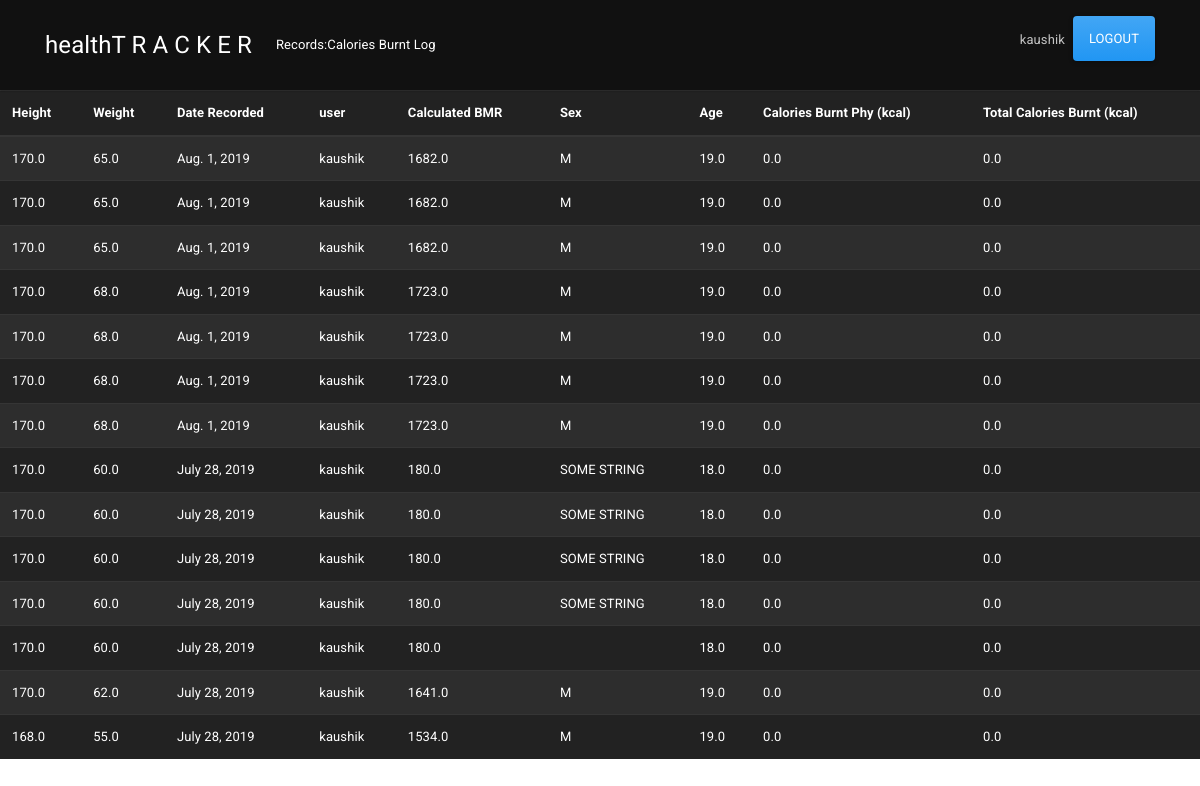
Screenshot of /app/viewbmr/ (signed in) with the database file from the repository.
### accounts/models.py (models this page shows)
class User(AbstractUser):
    birth_date = models.DateField('Date Of Birth(YYYY-MM-DD)',null=True, blank=True)
    SEX_CHOICES = (
        ('F', 'Female',),
        ('M', 'Male',),
    )
    sex = models.CharField(max_length=1,choices=SEX_CHOICES,)
    height = models.FloatField('Height(in cm):',default=0)

### main/models.py (models this page shows, shortened)
class bmrCalculate(models.Model):
    height = models.FloatField('Height(in cm):',default=0)
    weight = models.FloatField('Weight(in kg):',default=0)
    date_rec = models.DateField('Date(YYYY-MM-DD):',default=datetime.datetime.now,validators=[clean_date])
    calculated_bmr = models.FloatField(default=0.0)
    username = models.CharField(max_length=200,default='SOME STRING')
    age = models.FloatField(default=18.0)
    sex = models.CharField(max_length=60,default='M')
    physicalcalories_burnt = models.FloatField('Calories Burnt (kcal): ',default=0.0)
    totalcalories_burnt = models.FloatField(default=0.0)

### main/views.py (the view)
# urls.py: path('viewbmr/', views.viewbmr, name='viewbmr')
def viewbmr(request):
    bmr = bmrCalculate.objects.filter(username=request.user.username).order_by('-date_rec')
    return render(request,'main/testbmr2.html',{'bmr':bmr})

### main/templates/main/testbmr2.html (shortened to what this page needs)
{% extends 'base.html' %}
    {% block content %}
    <header>
        <nav class="navbar navbar-expand-lg navbar-dark scrolling-navbar bg-primary">
                <div class="container">
                    <a class="navbar-brand" href="{% url 'dashboard' %}">healthT R A C K E R</a>
                    <div class="collapse navbar-collapse" id="basicNav">
                <ul class="navbar-nav mr-auto smooth-scroll">
                    <li class="nav-item active">
                    <a class="nav-link" href="#">Records:Calories Burnt Log</a>
                    </li>
                </ul>
                  <ul class="navbar-nav nav-flex-icons">
                    {% if user.is_authenticated %}
                    <li class="nav-item">
                        <a class="nav-link" href="{% url 'viewprofile' %}">{{user.username}}</a>
                    </li>
                    <li class="nav-item">
                        <p><a class="btn btn-primary" href="{% url 'logout' %}">Logout</a></p>
                    </li>
                    {% endif %}
                </ul>
            </div>
        </div>
    </nav>
</header>
    <div class="page-header">
        <table class="table table-striped table-dark">
            <thead class="thread-light">
                    <tr>
                        <th scope="col">Height</th>
                        <th scope="col">Weight</th>
                        <th scope="col">Date Recorded</th>
                        <th scope="col">user</th>
                        <th scope="col">Calculated BMR</th>
                        <th scope="col">Sex</th>
                        <th scope="col">Age</th>
                        <th scope="col">Calories Burnt Phy (kcal) </th>
                        <th scope="col">Total Calories Burnt (kcal) </th>
                    </tr>
            </thead>
            <tbody>
                {% for item in bmr %}
                <tr>
                    <td>{{item.height}}</td>
                    <td>{{item.weight}}</td>
                    <td>{{item.date_rec}}</td>
                    <td>{{item.username}}</td>
                    <td>{{item.calculated_bmr}}</td>
                    <td>{{item.sex}}</td>
                    <td>{{item.age}}</td>
                    <td>{{item.physicalcalories_burnt}}</td>
                    <td>{{item.totalcalories_burnt}}</td>
                </tr>
                {% endfor %}
            </tbody>
        </table>
    </div>
    {% endblock %}

### static/css/template.css (style rules this page uses)
body,html { height: 100%; scroll-behavior: smooth; }

### static/css/base.css (style rules this page uses)
html, body, header, .view { width:100%; height:100%; max-width: 100%; max-height: 100% }

### rows the page displays
User: username "kaushik"
bmrCalculate: height "170.0", weight "65.0", date_rec "Aug. 1, 2019", username "kaushik", calculated_bmr "1682.0", sex "M", age "19.0", physicalcalories_burnt "0.0", totalcalories_burnt "0.0"
bmrCalculate: height "170.0", weight "65.0", date_rec "Aug. 1, 2019", username "kaushik", calculated_bmr "1682.0", sex "M", age "19.0", physicalcalories_burnt "0.0", totalcalories_burnt "0.0"
bmrCalculate: height "170.0", weight "65.0", date_rec "Aug. 1, 2019", username "kaushik", calculated_bmr "1682.0", sex "M", age "19.0", physicalcalories_burnt "0.0", totalcalories_burnt "0.0"
bmrCalculate: height "170.0", weight "68.0", date_rec "Aug. 1, 2019", username "kaushik", calculated_bmr "1723.0", sex "M", age "19.0", physicalcalories_burnt "0.0", totalcalories_burnt "0.0"
bmrCalculate: height "170.0", weight "68.0", date_rec "Aug. 1, 2019", username "kaushik", calculated_bmr "1723.0", sex "M", age "19.0", physicalcalories_burnt "0.0", totalcalories_burnt "0.0"
bmrCalculate: height "170.0", weight "68.0", date_rec "Aug. 1, 2019", username "kaushik", calculated_bmr "1723.0", sex "M", age "19.0", physicalcalories_burnt "0.0", totalcalories_burnt "0.0"
bmrCalculate: height "170.0", weight "68.0", date_rec "Aug. 1, 2019", username "kaushik", calculated_bmr "1723.0", sex "M", age "19.0", physicalcalories_burnt "0.0", totalcalories_burnt "0.0"
bmrCalculate: height "170.0", weight "60.0", date_rec "July 28, 2019", username "kaushik", calculated_bmr "180.0", sex "SOME STRING", age "18.0", physicalcalories_burnt "0.0", totalcalories_burnt "0.0"
bmrCalculate: height "170.0", weight "60.0", date_rec "July 28, 2019", username "kaushik", calculated_bmr "180.0", sex "SOME STRING", age "18.0", physicalcalories_burnt "0.0", totalcalories_burnt "0.0"
bmrCalculate: height "170.0", weight "60.0", date_rec "July 28, 2019", username "kaushik", calculated_bmr "180.0", sex "SOME STRING", age "18.0", physicalcalories_burnt "0.0", totalcalories_burnt "0.0"
bmrCalculate: height "170.0", weight "60.0", date_rec "July 28, 2019", username "kaushik", calculated_bmr "180.0", sex "SOME STRING", age "18.0", physicalcalories_burnt "0.0", totalcalories_burnt "0.0"
bmrCalculate: height "170.0", weight "60.0", date_rec "July 28, 2019", username "kaushik", calculated_bmr "180.0", age "18.0", physicalcalories_burnt "0.0", totalcalories_burnt "0.0"
bmrCalculate: height "170.0", weight "62.0", date_rec "July 28, 2019", username "kaushik", calculated_bmr "1641.0", sex "M", age "19.0", physicalcalories_burnt "0.0", totalcalories_burnt "0.0"
bmrCalculate: height "168.0", weight "55.0", date_rec "July 28, 2019", username "kaushik", calculated_bmr "1534.0", sex "M", age "19.0", physicalcalories_burnt "0.0", totalcalories_burnt "0.0"
